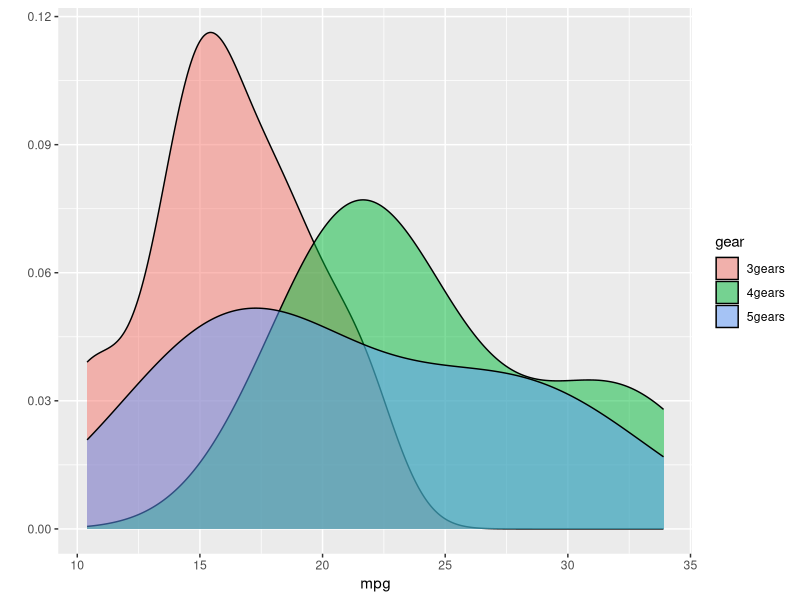

Write R code to recreate this figure.
library(ggplot2)

mtcars$gear <- factor(mtcars$gear,levels=c(3,4,5),
  	labels=c("3gears","4gears","5gears"))
#mtcars$am <- factor(mtcars$am,levels=c(0,1),
#  	labels=c("Automatic","Manual"))
#mtcars$cyl <- factor(mtcars$cyl,levels=c(4,6,8),
#   labels=c("4cyl","6cyl","8cyl"))

# Print the gear variable of mtcars
print(mtcars$gear)

# Assign the length of mtcars to some_var
#some_var <- ____

# Uncomment this to see the plot
print(qplot(mpg, data=mtcars, geom="density", fill=gear, alpha=I(.5)))
